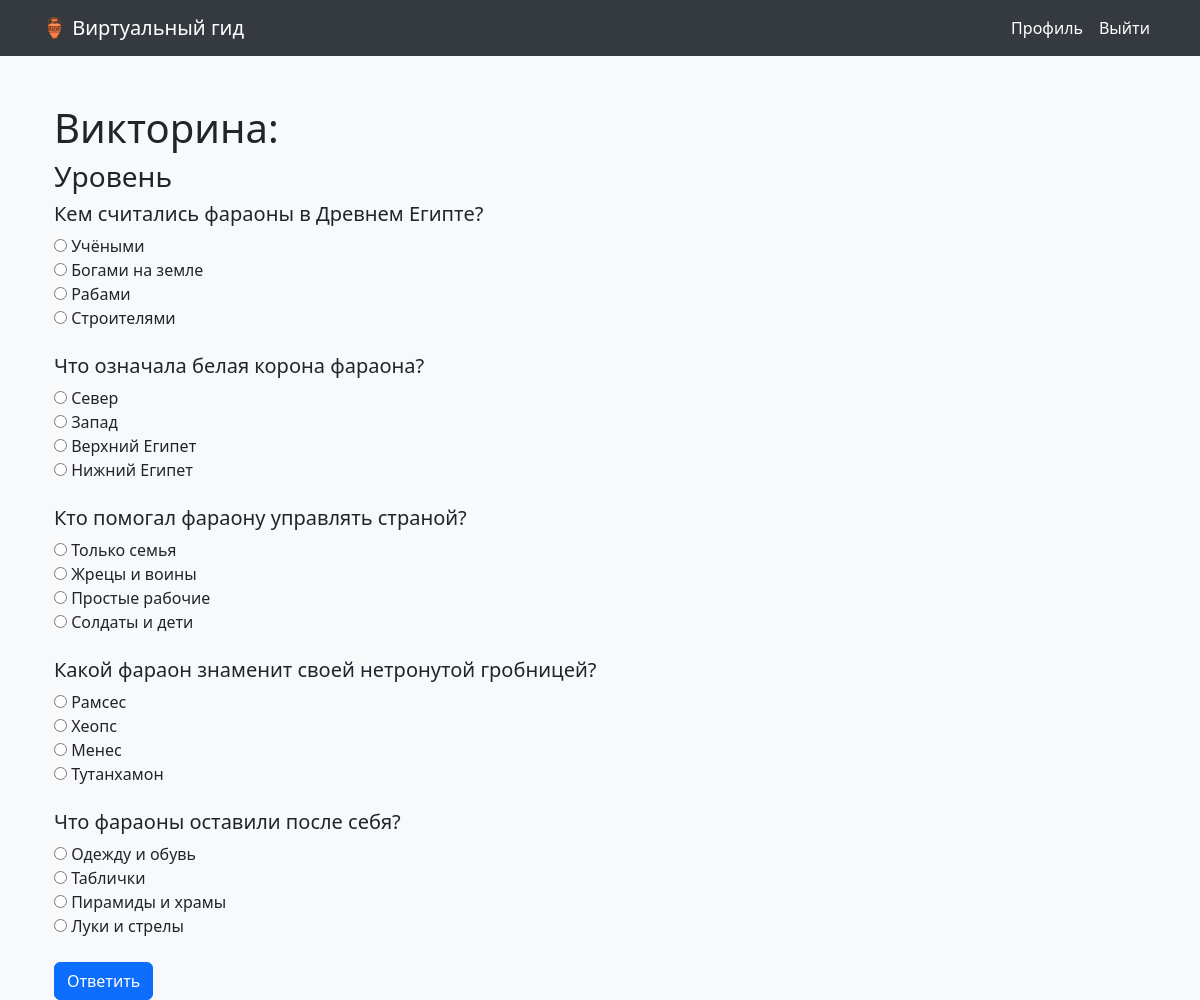
The app's page /era/2/quiz/ (signed in) with its own data.
### guide/models.py (models this page shows, shortened)
class QuizQuestion(models.Model):
    lecture = models.ForeignKey(Lecture, on_delete=models.CASCADE, related_name='quiz_questions')
    question = models.CharField(max_length=255, default='')
    option1 = models.CharField(max_length=255, default='')
    option2 = models.CharField(max_length=255, default='')
    option3 = models.CharField(max_length=255, default='')
    option4 = models.CharField(max_length=255, default='')
    correct_answer = models.CharField(max_length=255, default='')

### guide/views.py (the view, shortened to what this page needs)
# urls.py: path('era/<int:pk>/quiz/', views.quiz, name='quiz'),
@login_required
def quiz(request, pk):
    lecture = get_object_or_404(Lecture, pk=pk)
    questions = list(lecture.quiz_questions.all())
    return render(request, 'guide/quiz.html', {
        'lecture': lecture,
        'questions': questions
    })

### guide/templates/guide/quiz.html (shortened to what this page needs)
{% extends 'guide/base.html' %}
{% block content %}
<div class="container mt-5">
    <h1>Викторина: {{ era.name }}</h1>
    <h3>Уровень {{ current_level }}</h3>
    <form method="post">
        {% for question in questions %}
        <div class="mb-4">
            <h5>{{ question.question }}</h5>
            <div>
                <input type="radio" id="option1_{{ forloop.counter }}" name="question_{{ forloop.counter }}" value="{{ question.option1 }}" required>
                <label for="option1_{{ forloop.counter }}">{{ question.option1 }}</label>
            </div>
            <div>
                <input type="radio" id="option2_{{ forloop.counter }}" name="question_{{ forloop.counter }}" value="{{ question.option2 }}">
                <label for="option2_{{ forloop.counter }}">{{ question.option2 }}</label>
            </div>
            <div>
                <input type="radio" id="option3_{{ forloop.counter }}" name="question_{{ forloop.counter }}" value="{{ question.option3 }}">
                <label for="option3_{{ forloop.counter }}">{{ question.option3 }}</label>
            </div>
            <div>
                <input type="radio" id="option4_{{ forloop.counter }}" name="question_{{ forloop.counter }}" value="{{ question.option4 }}">
                <label for="option4_{{ forloop.counter }}">{{ question.option4 }}</label>
            </div>
        </div>
        {% endfor %}
        <button type="submit" class="btn btn-primary">Ответить</button>
    </form>
</div>
{% endblock %}

### guide/templates/guide/base.html (style rules this page uses)
body { background-color: #f8f9fa; }

### records on screen
QuizQuestion: question "Кем считались фараоны в Древнем Египте?", option1 "Учёными", option2 "Богами на земле", option3 "Рабами", option4 "Строителями"
QuizQuestion: question "Что означала белая корона фараона?", option1 "Север", option2 "Запад", option3 "Верхний Египет", option4 "Нижний Египет"
QuizQuestion: question "Кто помогал фараону управлять страной?", option1 "Только семья", option2 "Жрецы и воины", option3 "Простые рабочие", option4 "Солдаты и дети"
QuizQuestion: question "Какой фараон знаменит своей нетронутой гробницей?", option1 "Рамсес", option2 "Хеопс", option3 "Менес", option4 "Тутанхамон"
QuizQuestion: question "Что фараоны оставили после себя?", option1 "Одежду и обувь", option2 "Таблички", option3 "Пирамиды и храмы", option4 "Луки и стрелы"
